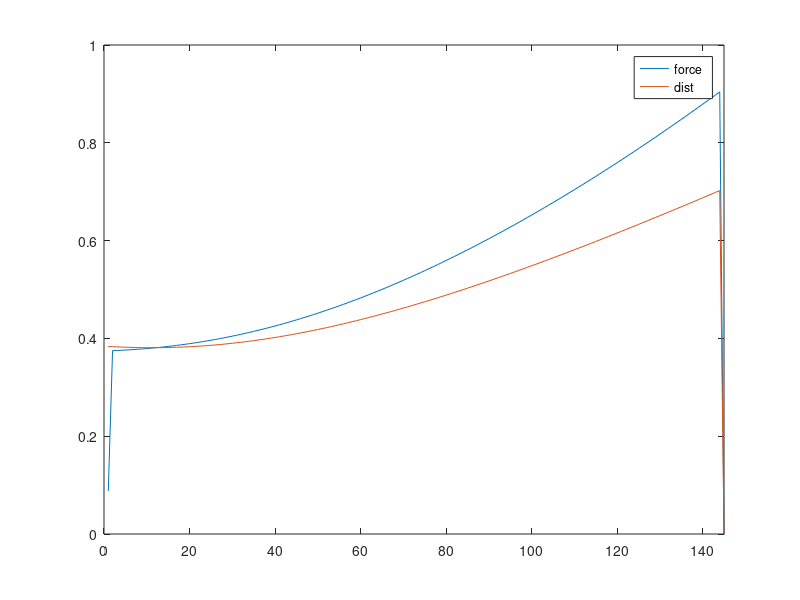
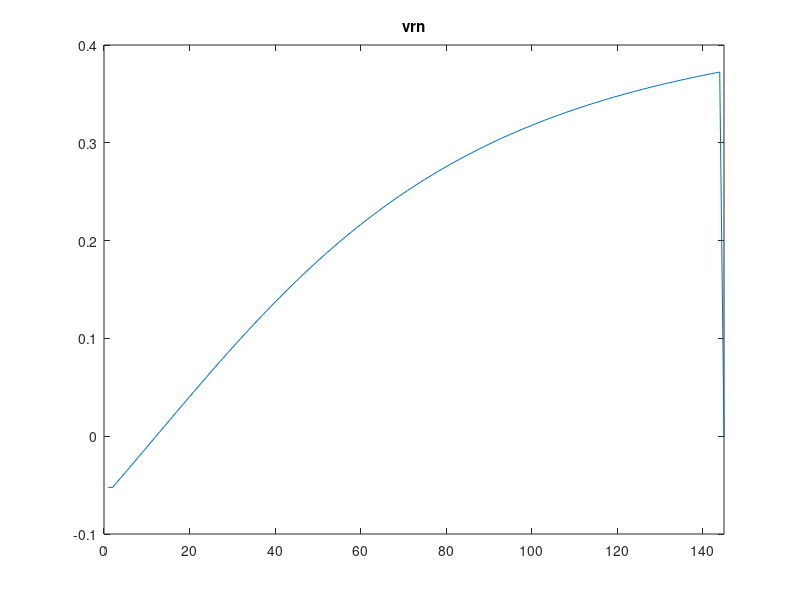

The MATLAB script that drew these images, in order:
clear all
close all
n_particles = 2;
t_max = 10;
dt = 0.01;
t_durn = 0:dt:t_max;

% order of penetration
order =  2;

% particle params
m = 1;
k=1;
damping_frac = 0.8;
R = 1;

% initial vals
x = zeros(n_particles,length(t_durn));
y = zeros(n_particles,length(t_durn));

vx = zeros(n_particles,length(t_durn));
vy = zeros(n_particles,length(t_durn));

vrn_vec = zeros(1,length(t_durn));

force_e_x = zeros(1,length(t_durn));
force_e_y = zeros(1,length(t_durn));

force_d_x = zeros(1,length(t_durn));
force_d_y = zeros(1,length(t_durn));

% intialise
x(1,1) = rand;
x(2,1) = rand;

y(1,1) = rand;
y(2,1) = rand;

d = sqrt( (x(1,1) - x(2,1))^2  +  (y(1,1) - y(2,1))^2 );
if d >= 2*R
    while d > 2*R
        x(1,1) = rand;
        x(2,1) = rand;
        
        y(1,1) = rand;
        y(2,1) = rand;
        
        d = sqrt( (x(1,1) - x(2,1))^2  +  (y(1,1) - y(2,1))^2 );
    end
end

vx(1,1) = rand;
vx(2,1) = rand;

vy(1,1) = rand;
vy(2,1) = rand;
    t=2;
    d = sqrt( (x(1,t-1) - x(2,t-1))^2  +  (y(1,t-1) - y(2,t-1))^2 );
    force_e = k*(d^order);
    dx = ( x(1,t-1) - x(2,t-1) );
    dy = ( y(1,t-1) - y(2,t-1) );
    force_e_x(t-1) = force_e*(abs(dx)/d);
    force_e_y(t-1) = force_e*(abs(dy)/d);

    v1x = vx(1,t-1);
    v1y = vy(1,t-1);

    v2x = vx(2,t-1);
    v2y = vy(2,t-1);

    unit_vec = [dx, dy]./d;
    v1n = v1x*unit_vec(1) + v1y*unit_vec(2);
    v2n = v2x*unit_vec(1) + v2y*unit_vec(2);
    vrn = v1n - v2n;
    vrn_vec(t-1) = vrn;

    force_d = damping_frac*sqrt(2*m*k)*vrn;
    force_d_x(t-1) = force_d*(abs(dx)/d);
    force_d_y(t-1) = force_d*(abs(dy)/d);

    tstop = 0;
for t=2:length(t_durn)
    d = sqrt( (x(1,t-1) - x(2,t-1))^2  +  (y(1,t-1) - y(2,t-1))^2 );
    if d > 0.7
        tstop = t;
        break
    end
    force_e = k*d;
    dx = ( x(1,t-1) - x(2,t-1) );
    dy = ( y(1,t-1) - y(2,t-1) );
    force_e_x(t) = force_e*(abs(dx)/d);
    force_e_y(t) = force_e*(abs(dy)/d);


    v1x = vx(1,t-1);
    v1y = vy(1,t-1);

    v2x = vx(2,t-1);
    v2y = vy(2,t-1);

    unit_vec = [dx, dy]./d;
    v1n = v1x*unit_vec(1) + v1y*unit_vec(2);
    v2n = v2x*unit_vec(1) + v2y*unit_vec(2);
    vrn = v1n - v2n;
    vrn_vec(t) = vrn;
%     force_d = damping_frac*sqrt(2*m*k)*vrn;
% according to other paper, so that penetration power can be kept at both
% terms
    force_d = damping_frac*(d^order)*sqrt(2*m*k)*vrn;
    force_d_x(t) = force_d*(abs(dx)/d);
    force_d_y(t) = force_d*(abs(dy)/d);

    for n=1:n_particles
        vx(n,t) =  vx(n,t-1)+ (  (-1^n)*(force_e_x(t) + force_d_x(t))/m   )*dt;
        vy(n,t) =  vy(n,t-1) + (  (-1^n)*(force_e_y(t) + force_d_y(t))/m   )*dt;
    end
    
    for n=1:n_particles
        x(n,t) = x(n,t-1) + vx(n,t)*dt;
        y(n,t) = y(n,t-1) + vy(n,t)*dt;
    end
end

%%

    figure
        plot(sqrt( (force_e_x + force_d_x).^2 + (force_e_y + force_d_y).^2  ))
        xlim([0, tstop])
    hold on
      plot( sqrt( (x(1,:)-x(2,:)).^2 + (y(1,:)-y(2,:)).^2 ) )
    hold off
    xlim([0, tstop])
    legend('force ','dist')

    figure
    plot(vrn_vec)
    xlim([0, tstop])
    title('vrn')
